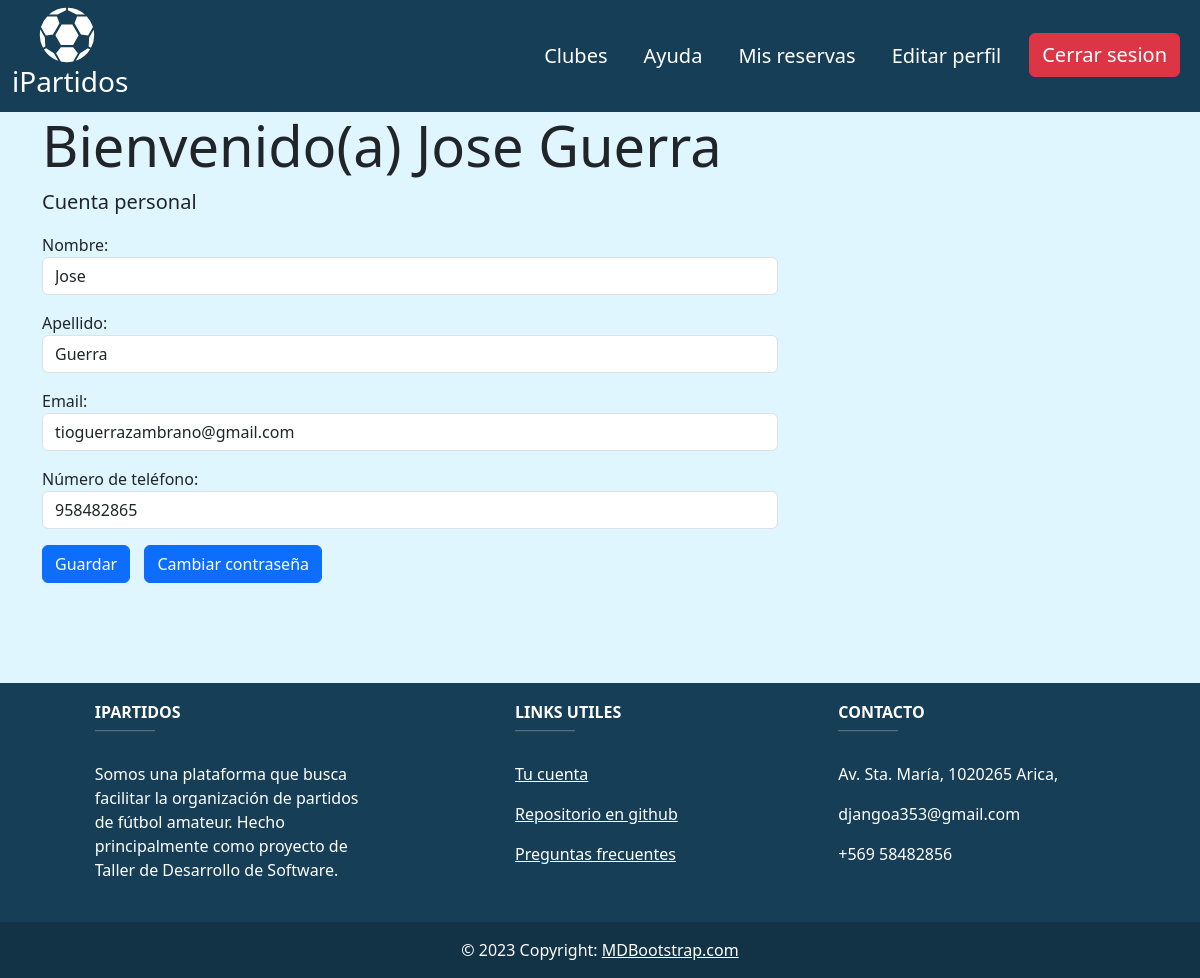
The app's page /accounts/profile/ (signed in), older data.
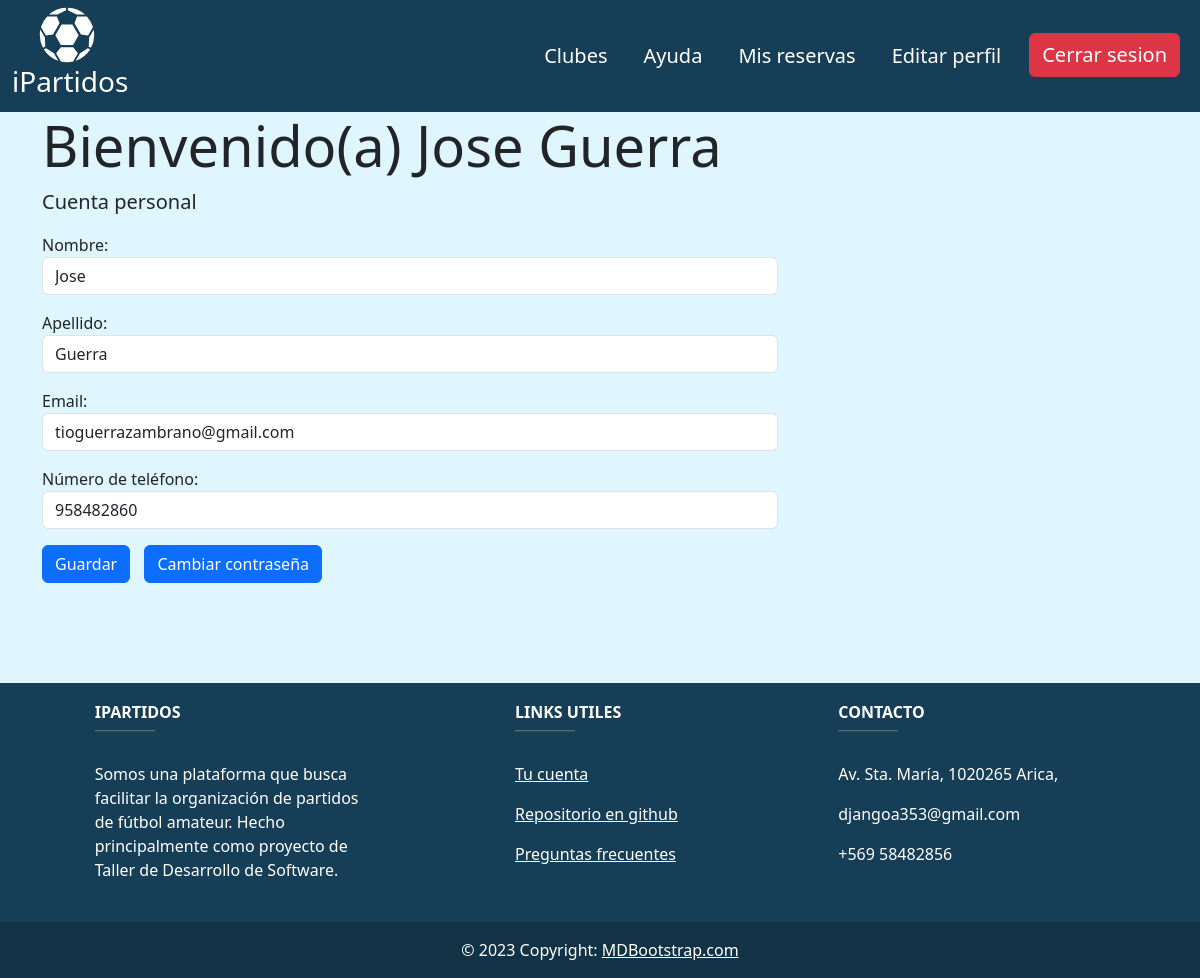
The same page, newer data.
### registration/models.py (models this page shows, shortened)
class UsuarioProfile(AbstractUser):
    name = models.CharField(max_length=200, default='', verbose_name="Nombre")
    last_name = models.CharField(max_length=200, default='', verbose_name="Apellido")
    email = models.EmailField(max_length=254, unique=True, default='')
    phoneNumber = models.CharField(max_length=20, blank=True, verbose_name='Número de teléfono', default='1234567890')
    role = models.CharField(max_length=100, default='client', verbose_name='Crear cuenta como club')
    state = models.BooleanField(default=True)

### registration/views.py (the view)
# urls.py: path('profile/', ProfileUpdateView.as_view(), name='profile'),
class ProfileUpdateView(UpdateView):
    model = get_user_model()
    template_name = 'registration/profile.html'
    form_class = CustomUserChangeForm
    success_url = reverse_lazy('profile')
    def get_object(self):
        return self.request.user

### registration/forms.py (shortened to what this page needs)
class CustomUserChangeForm(UserChangeForm):
    class Meta:
        model = get_user_model()
        fields = ['name', 'last_name', 'email', 'phoneNumber']
        widgets = {
            'email': forms.EmailInput(attrs={'class': 'form-control'}),
            'name': forms.TextInput(attrs={'class': 'form-control'}),
            'last_name': forms.TextInput(attrs={'class': 'form-control'}),
            'phoneNumber': forms.TextInput(attrs={'class': 'form-control'}),
        }
    def __init__(self, *args, **kwargs):
        super(CustomUserChangeForm, self).__init__(*args, **kwargs)
        del self.fields['password']

### registration/templates/registration/profile.html (shortened to what this page needs)
{% extends 'core/base.html' %}
{% block content %}
    <div class="container-sm">
        <h2 class="display-4">Bienvenido(a) {{request.user.name}} {{request.user.last_name}} </h2>
        {% if request.user.role == 'client' %}
            <p class="fs-5">Cuenta personal</p>
        {% elif request.user.role == 'tenant' %}
            <p class="fs-5">Cuenta de empresa</p>
        {% else %}
            <p class="fs-5">Cuenta admin</p>
        {% endif %}
        <div class="d-flex">
            <div class="me-4 col-md-8 pe-2">
                <form method="post" enctype="multipart/form-data">
                    {{ form.as_p }}
                    <button style="margin-right: 10px;" type="submit" class="btn btn-primary">Guardar</button>
                    <a class="btn btn-primary" href="{% url 'change_password' %}">Cambiar contraseña</a>
                </form>
            </div>
        </div>
    </div>
    {% include 'core/footer.html' %}
{% endblock %}

Row changes from the older to the newer data that the page shows:
changed UsuarioProfile "Jose": phoneNumber "958482865" → "958482860"
